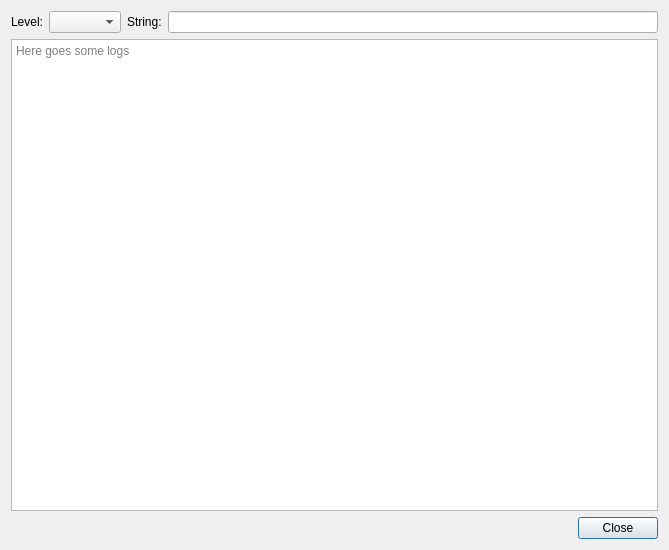
<?xml version="1.0" encoding="UTF-8"?>
<ui version="4.0">
 <class>LogsViewer</class>
 <widget class="QDialog" name="LogsViewer">
  <property name="geometry">
   <rect>
    <x>0</x>
    <y>0</y>
    <width>669</width>
    <height>550</height>
   </rect>
  </property>
  <property name="windowTitle">
   <string>Logs Viewer</string>
  </property>
  <property name="sizeGripEnabled">
   <bool>false</bool>
  </property>
  <layout class="QGridLayout" name="gridLayout">
   <item row="0" column="0">
    <layout class="QVBoxLayout" name="verticalLayout">
     <item>
      <layout class="QHBoxLayout" name="horizontalLayout_2">
       <item>
        <widget class="QLabel" name="label">
         <property name="text">
          <string>Level:</string>
         </property>
        </widget>
       </item>
       <item>
        <widget class="QComboBox" name="comboBox"/>
       </item>
       <item>
        <widget class="QLabel" name="label_2">
         <property name="text">
          <string>String:</string>
         </property>
        </widget>
       </item>
       <item>
        <widget class="QLineEdit" name="lineEdit"/>
       </item>
      </layout>
     </item>
     <item>
      <widget class="QTextEdit" name="Logs">
       <property name="readOnly">
        <bool>true</bool>
       </property>
       <property name="placeholderText">
        <string>Here goes some logs</string>
       </property>
      </widget>
     </item>
     <item>
      <layout class="QHBoxLayout" name="horizontalLayout">
       <item>
        <spacer name="horizontalSpacer">
         <property name="orientation">
          <enum>Qt::Horizontal</enum>
         </property>
         <property name="sizeHint" stdset="0">
          <size>
           <width>40</width>
           <height>20</height>
          </size>
         </property>
        </spacer>
       </item>
       <item>
        <widget class="QPushButton" name="CloseButton">
         <property name="text">
          <string>Close</string>
         </property>
         <property name="default">
          <bool>true</bool>
         </property>
         <property name="flat">
          <bool>false</bool>
         </property>
        </widget>
       </item>
      </layout>
     </item>
    </layout>
   </item>
  </layout>
 </widget>
 <resources/>
 <connections/>
</ui>
